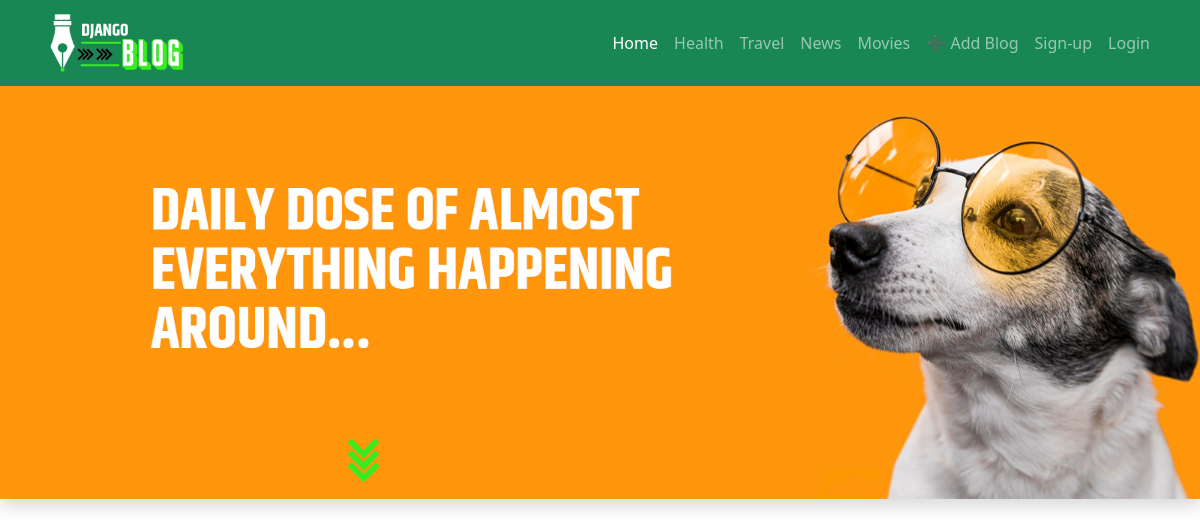
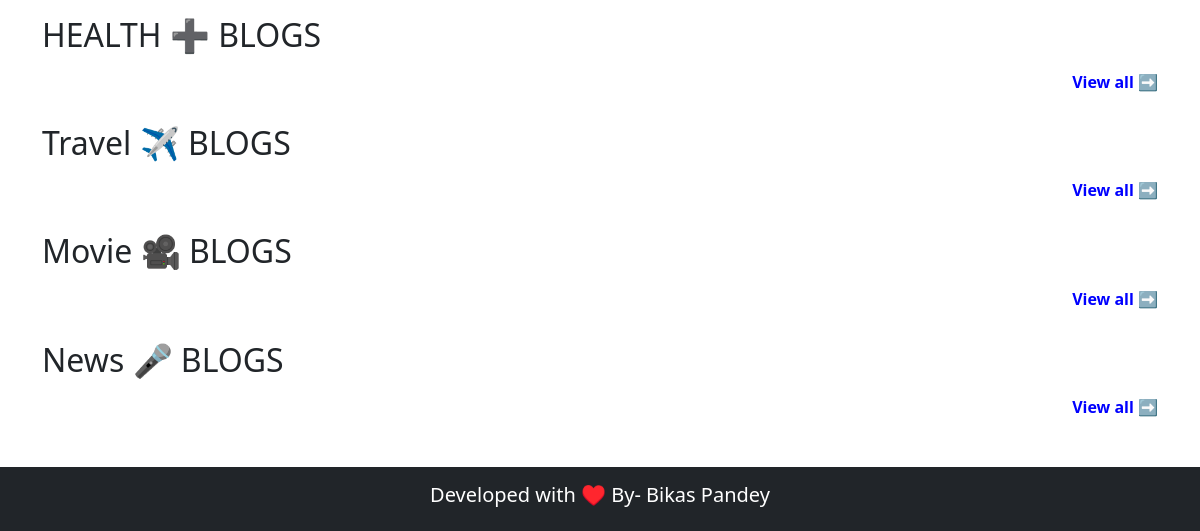
/, run on an earlier commit of the app's database (2 pictures, top to bottom).
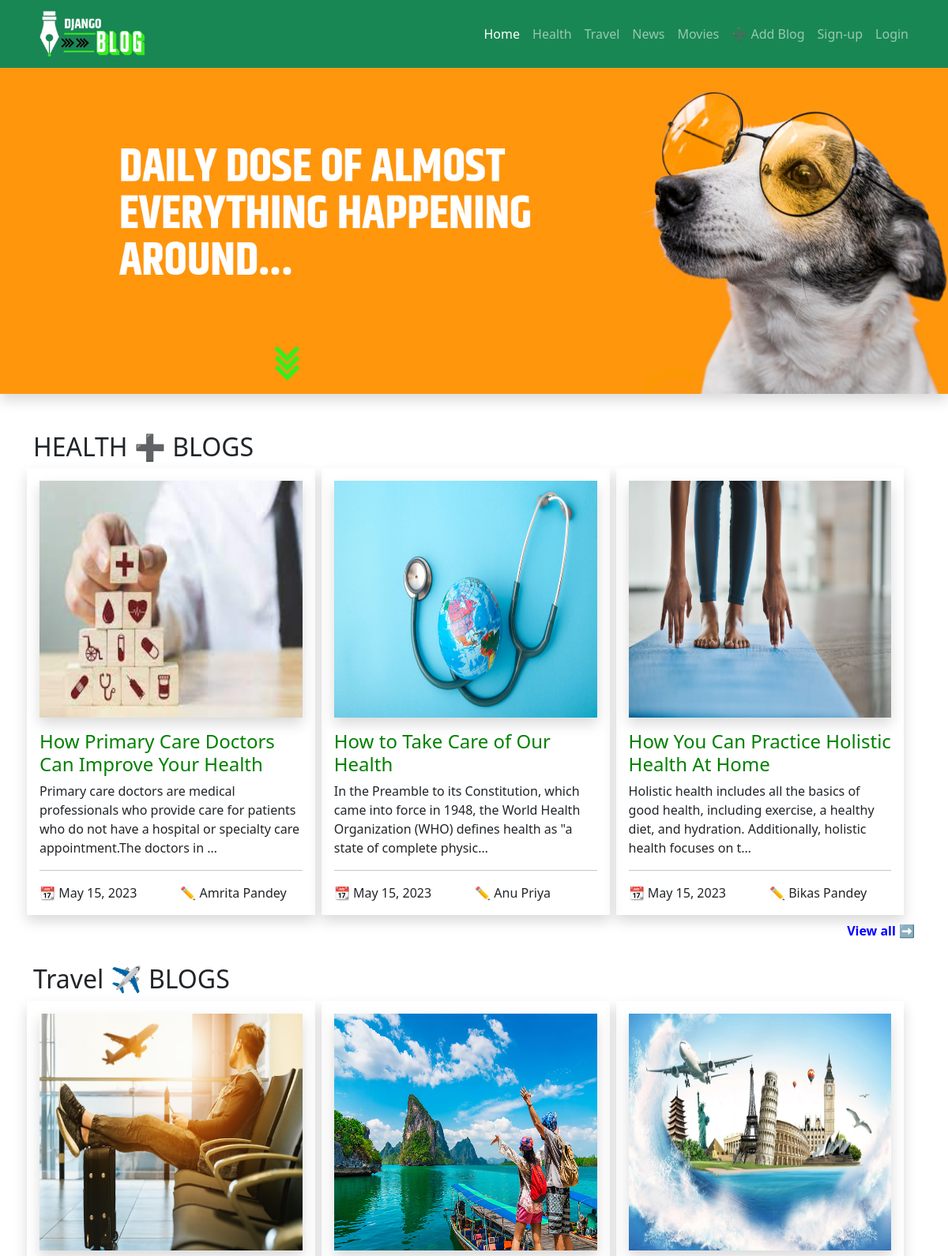
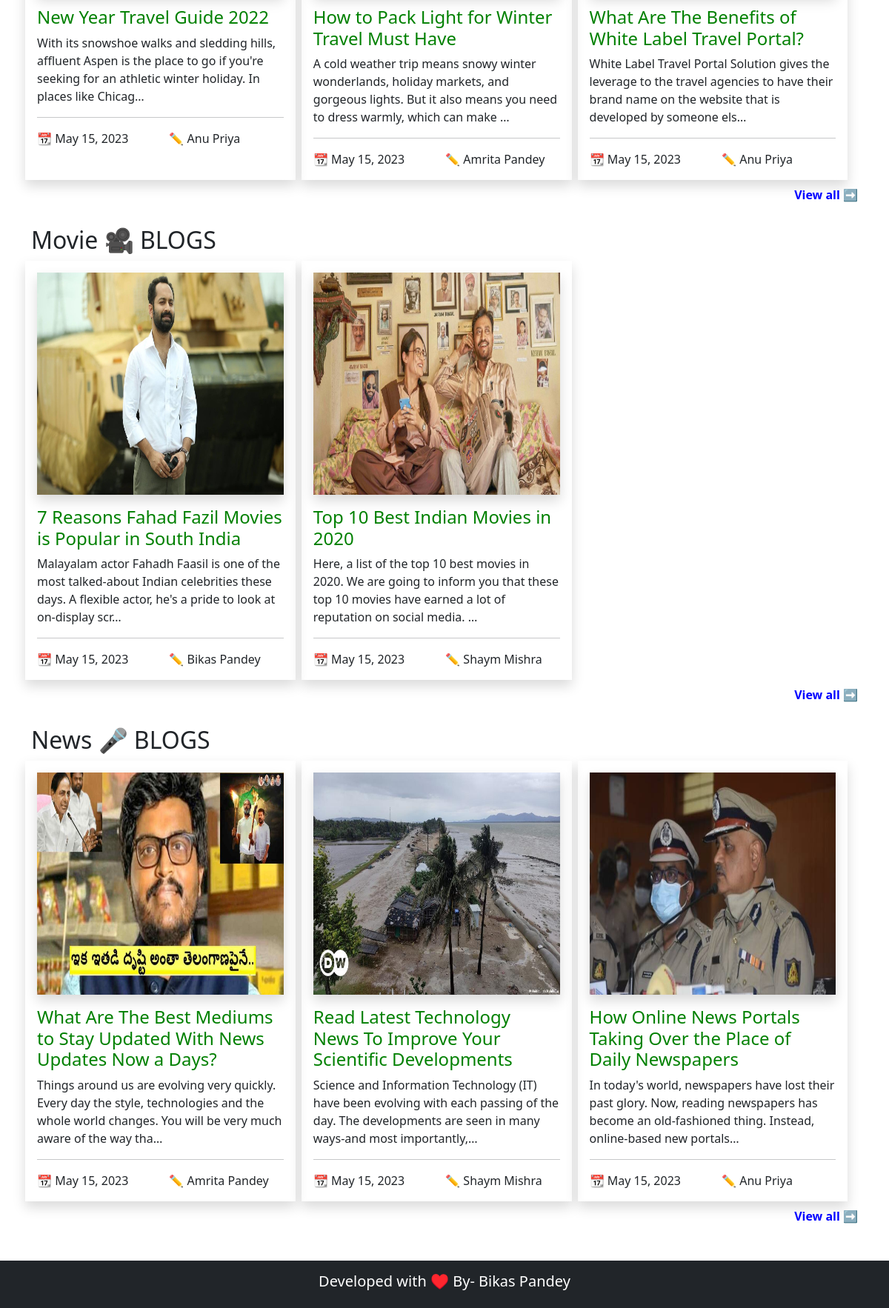
And on a later commit of the database (2 pictures, top to bottom).
### home/models.py (models this page shows, shortened)
class Blog(models.Model):
    title= models.CharField(max_length=100, null=True)
    slug = models.SlugField(max_length=100, unique=True, null=True)
    image= models.ImageField(upload_to='media', null=True)
    desc = models.TextField(null=True)
    author= models.CharField(max_length=100, null=True)
    author_pic = models.ImageField(upload_to='media', null=True)
    author_bio= models.TextField(null=True)
    category= models.ForeignKey(Category, on_delete=models.PROTECT, null=True)
    publish_date = models.DateField(auto_now=True, null=True)
    approved = models.BooleanField(null=True, default=False)

### home/views.py (the view)
# urls.py: path('', views.index, name='home'),
def index(request):
    all_blog = Blog.objects.all()
    health_blog = Blog.objects.filter(category_id= 1)[0:3]
    travel_blog= Blog.objects.filter(category_id = 2)[0:3]
    news_blog = Blog.objects.filter(category_id = 3)[0:3]
    movie_blog = Blog.objects.filter(category_id = 4)[0:3]
    context = {
        'health_blog' : health_blog,
        'travel_blog' : travel_blog,
        'movie_blog'  : movie_blog,
        'news_blog' : news_blog
    }
    return render(request, 'index.html', context)

### templates/index.html (shortened to what this page needs)
{% extends 'base.html' %}
{% block content %}
<img src="/static/images/banner.jpg" style="width: 100%" class="shadow">
    <div class="container mt-5 mb-5">
        <h2>HEALTH ➕ BLOGS </h2>
        <div class="row" style="margin-bottom: 30px;">
            {% for health in health_blog %}
                    {% if health.approved %}
            <div class="col-md-4 shadow p-3 mx-1"  style="width: 32%;">
                <img class="shadow" src="{{health.image.url}}" style="width: 100%; height: 300px;">
                <a href="{% url 'blog-detail' health.slug %}" style="text-decoration:none; color:green;"><h4 class="mt-3">{{health.title}}</h4></a>
                <p>{{health.desc |truncatechars:150}}
                    <hr>
                    <div class="row">
                        <div class="col-md-6">
                            📆 {{health.publish_date}}
                        </div>
                        <div class="col-md-6">
                            ✏️ {{health.author}}
                        </div>
                    </div>
            </div>
                {% endif %}
            {% endfor %}
            <b class="mt-2" style="text-align: right; margin-right: 25px !important;">
                <a href="{% url 'health' %}" style="color: blue; text-decoration: none">View all ➡️</a>
            </b>
        </div>
        <h2>Travel ✈️ BLOGS </h2>
        <div class="row" style="margin-bottom: 30px;">
            {% for travel in travel_blog %}
                {% if travel.approved %}
            <div class="col-md-4 shadow p-3 mx-1"  style="width: 32%;">
                <img class="shadow" src="{{travel.image.url}}" style="width: 100%; height: 300px;">
                <a href="{% url 'blog-detail' travel.slug %}" style="text-decoration:none; color:green;"> <h4 class="mt-3">{{travel.title}}</h4></a>
                <p>{{travel.desc |truncatechars:150}}
                    <hr>
                    <div class="row">
                        <div class="col-md-6">
                            📆 {{travel.publish_date}}
                        </div>
                        <div class="col-md-6">
                            ✏️ {{travel.author}}
                        </div>
                    </div>
            </div>
            {% endif %}
            {% endfor %}
            <b class="mt-2" style="text-align: right; margin-right: 25px !important;">
                <a href="{% url 'travel' %}" style="color: blue; text-decoration: none">View all ➡️</a>
            </b>
        </div>
        <h2>Movie 🎥 BLOGS </h2>
        <div class="row" style="margin-bottom: 30px;">
            {% for movie in movie_blog %}
                {% if movie.approved %}
            <div class="col-md-4 shadow p-3 mx-1"  style="width: 32%;">
                <img class="shadow" src="{{movie.image.url}}" style="width: 100%; height: 300px;">
                <a href="{% url 'blog-detail' movie.slug %}" style="text-decoration:none; color:green;">   <h4 class="mt-3">{{movie.title}}</h4></a>
                <p>{{movie.desc |truncatechars:150}}
                    <hr>
                    <div class="row">
                        <div class="col-md-6">
                            📆 {{movie.publish_date}}
                        </div>
                        <div class="col-md-6">
                            ✏️ {{movie.author}}
                        </div>
                    </div>
            </div>
            {% endif %}
            {% endfor %}
            <b class="mt-2" style="text-align: right; margin-right: 25px !important;">
                <a href="{% url 'movies' %}" style="color: blue; text-decoration: none">View all ➡️</a>
            </b>
        </div>
        <h2>News 🎤 BLOGS </h2>
        <div class="row" style="margin-bottom: 30px;">
            {% for news in news_blog %}
                {% if news.approved %}
            <div class="col-md-4 shadow p-3 mx-1"  style="width: 32%;">
                <img class="shadow" src="{{news.image.url}}" style="width: 100%; height: 300px;">
                <a href="{% url 'blog-detail' news.slug %}" style="text-decoration:none; color:green;">  <h4 class="mt-3">{{news.title}}</h4></a>
                <p>{{news.desc |truncatechars:150}}
                    <hr>
                    <div class="row">
                        <div class="col-md-6">
                            📆 {{news.publish_date}}
                        </div>
                        <div class="col-md-6">
                            ✏️ {{news.author}}
                        </div>
                    </div>
            </div>
            {% endif %}
            {% endfor %}
            <b class="mt-2" style="text-align: right; margin-right: 25px !important;">
                <a href="{% url 'news' %}" style="color: blue; text-decoration: none">View all ➡️</a>
            </b>
        </div>
    </div>
{% endblock content %}

### templates/base.html (shortened to what this page needs)
<!doctype html>
<html lang="en">
  <head>
    <link href="https://cdn.jsdelivr.net/npm/bootstrap@5.3.0-alpha3/dist/css/bootstrap.min.css" rel="stylesheet">
  </head>
  <body>
{% include 'navbar.html' %}
{% block content %}
{% endblock content %}
<div class="p-3 mx-0 my-0 mt-0 mb-0 bg-dark">
  <h5 class="text-center" style="color: white;">Developed with ♥️ By- Bikas Pandey</h5>
</div>
  </body>
</html>

### templates/navbar.html (shortened to what this page needs)
	<nav class="navbar navbar-expand-sm navbar-dark bg-success">
	  <div class="container ">
		<a class="navbar-brand " href="{% url 'home' %}">
            <img src="/static/images/logo3.png" style="height: 60px;">
        </a>
		<div class="collapse navbar-collapse justify-content-end" id="navbarSupportedContent">
		  <ul class="navbar-nav ">
			<li class="nav-item">
			  <a class="nav-link active" aria-current="page" href="{% url 'home' %}">Home</a>
			</li>
			<li class="nav-item">
			  <a class="nav-link" href="{% url 'health' %}">Health</a>
			</li>
            <li class="nav-item">
                <a class="nav-link" href="{% url 'travel' %}">Travel</a>
              </li>
              <li class="nav-item">
                <a class="nav-link" href="{% url 'news' %}">News</a>
              </li>
              <li class="nav-item">
                <a class="nav-link" href="{% url 'movies' %}">Movies</a>
              </li>
              <li class="nav-item">
                <a class="nav-link" href="{% url 'add-blog' %}">➕ Add Blog</a>
              </li>
              {% if user.is_authenticated %}
              <li class="nav-item dropdown">
                <a class="nav-link dropdown-toggle" href="#" role="button" data-bs-toggle="dropdown" aria-expanded="false">
                  Account
                </a>
                <ul class="dropdown-menu">
                  <li><a class="dropdown-item" href="{% url 'profile' %}">Profile</a></li>
                  <li><a class="dropdown-item" href="#">Add Stories</a></li>
                  <li><hr class="dropdown-divider"></li>
                  <li><a class="dropdown-item" href="{% url 'logout' %}">Logout</a></li>
                </ul>
                {% else %}
              <li class="nav-item">
                  <a class="nav-link" href="{% url 'register' %}">Sign-up</a>
                </li>
                <li class="nav-item">
                  <a class="nav-link" href="{% url 'login' %}">Login</a>
                </li>
                  {% endif %}
		  </ul>
		</div>
	  </div>
	</nav>

What changed in the data, as far as the page shows it:
added Blog: image (picture), title "How Primary Care Doctors Can Improve Your Health", desc "Primary care doctors are medical professionals who provide care for patients who do not have a hospital or specialty care appointment.The doctors in …", publish_date "May 15, 2023", author "Amrita Pandey", shown under "HEALTH ➕ BLOGS"
added Blog: image (picture), title "How to Take Care of Our Health", desc "In the Preamble to its Constitution, which came into force in 1948, the World Health Organization (WHO) defines health as \"a state of complete physic…", publish_date "May 15, 2023", author "Anu Priya", shown under "HEALTH ➕ BLOGS"
added Blog: image (picture), title "How You Can Practice Holistic Health At Home", desc "Holistic health includes all the basics of good health, including exercise, a healthy diet, and hydration. Additionally, holistic health focuses on t…", publish_date "May 15, 2023", author "Bikas Pandey", shown under "HEALTH ➕ BLOGS"
added Blog: image (picture), title "New Year Travel Guide 2022", desc "With its snowshoe walks and sledding hills, affluent Aspen is the place to go if you're seeking for an athletic winter holiday. In places like Chicag…", publish_date "May 15, 2023", author "Anu Priya", shown under "Travel ✈️ BLOGS"
added Blog: image (picture), title "How to Pack Light for Winter Travel Must Have", desc "A cold weather trip means snowy winter wonderlands, holiday markets, and gorgeous lights. But it also means you need to dress warmly, which can make …", publish_date "May 15, 2023", author "Amrita Pandey", shown under "Travel ✈️ BLOGS"
added Blog: image (picture), title "What Are The Benefits of White Label Travel Portal?", desc "White Label Travel Portal Solution gives the leverage to the travel agencies to have their brand name on the website that is developed by someone els…", publish_date "May 15, 2023", author "Anu Priya", shown under "Travel ✈️ BLOGS"
added Blog: image (picture), title "7 Reasons Fahad Fazil Movies is Popular in South India", desc "Malayalam actor Fahadh Faasil is one of the most talked-about Indian celebrities these days. A flexible actor, he's a pride to look at on-display scr…", publish_date "May 15, 2023", author "Bikas Pandey", shown under "Movie 🎥 BLOGS"
added Blog: image (picture), title "Top 10 Best Indian Movies in 2020", desc "Here, a list of the top 10 best movies in 2020. We are going to inform you that these top 10 movies have earned a lot of reputation on social media. …", publish_date "May 15, 2023", author "Shaym Mishra", shown under "Movie 🎥 BLOGS"
added Blog: image (picture), title "What Are The Best Mediums to Stay Updated With News Updates Now a Days?", desc "Things around us are evolving very quickly. Every day the style, technologies and the whole world changes. You will be very much aware of the way tha…", publish_date "May 15, 2023", author "Amrita Pandey", shown under "News 🎤 BLOGS"
added Blog: image (picture), title "Read Latest Technology News To Improve Your Scientific Developments", desc "Science and Information Technology (IT) have been evolving with each passing of the day. The developments are seen in many ways-and most importantly,…", publish_date "May 15, 2023", author "Shaym Mishra", shown under "News 🎤 BLOGS"
added Blog: image (picture), title "How Online News Portals Taking Over the Place of Daily Newspapers", desc "In today's world, newspapers have lost their past glory. Now, reading newspapers has become an old-fashioned thing. Instead, online-based new portals…", publish_date "May 15, 2023", author "Anu Priya", shown under "News 🎤 BLOGS"
